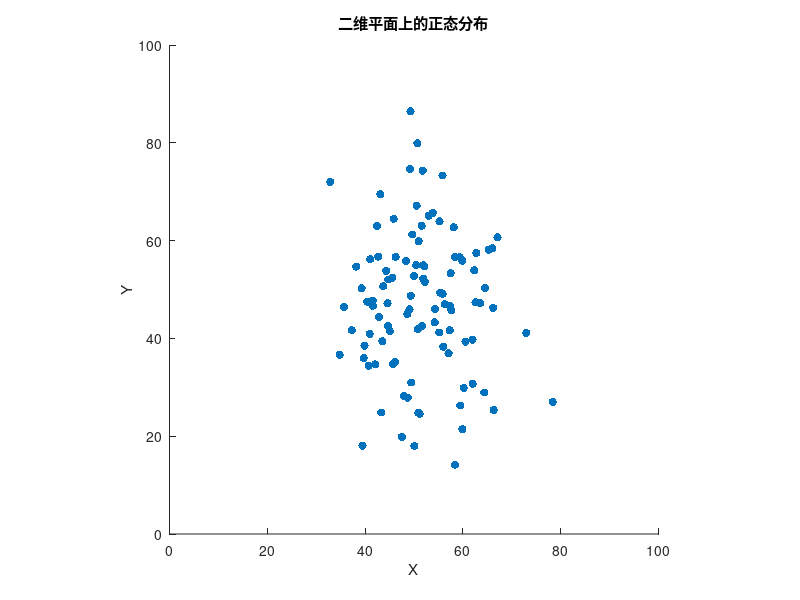

The MATLAB script that drew this image:
% 设置二维平面的尺寸
x_max = 100;
y_max = 100;

% 设置正态分布的中心点和标准差
x0 = 50; % 中心点的 x 坐标
y0 = 50; % 中心点的 y 坐标
sigma_x = 10; % x 方向的标准差
sigma_y = 15; % y 方向的标准差

% 生成 n 个随机点
n = 100; % 生成的点的数量
x = normrnd(x0, sigma_x, [n, 1]); % 生成 x 方向的正态分布点
y = normrnd(y0, sigma_y, [n, 1]); % 生成 y 方向的正态分布点

% 可视化生成的点
figure;
scatter(x, y, 'filled');
xlim([0, x_max]);
ylim([0, y_max]);
title('二维平面上的正态分布');
xlabel('X');
ylabel('Y');
axis equal;
